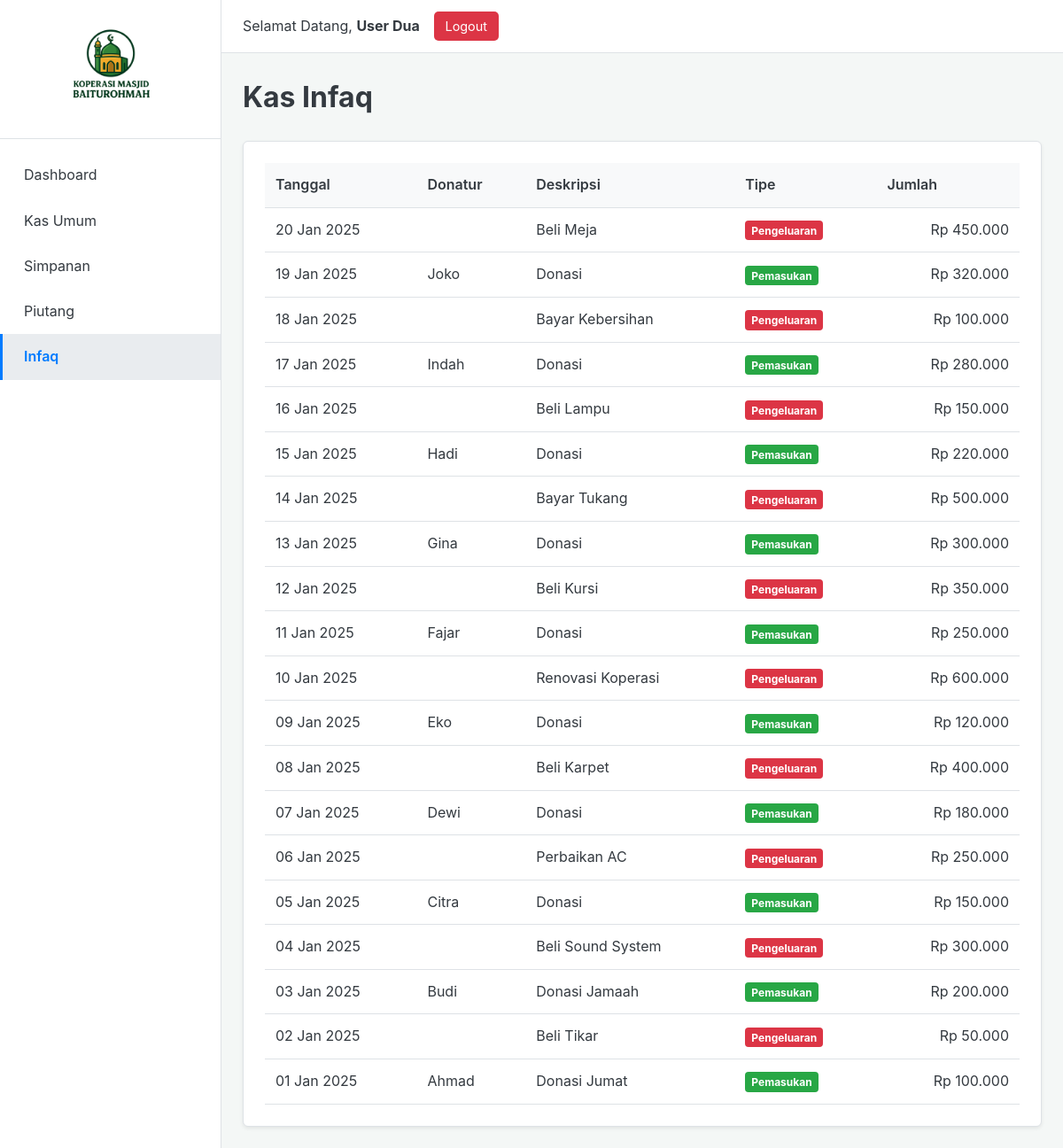
The page /index.php?page=infaq&error=unauthorized (signed in) on the database its author committed.
### tables this page shows
CREATE TABLE infaqs (
    id INT(11) PRIMARY KEY AUTO_INCREMENT,
    infaq_date DATE NOT NULL,
    description TEXT NOT NULL,
    donor_name VARCHAR(100) NULL,
    amount DECIMAL(15, 2) NOT NULL,
    type ENUM('pemasukan', 'pengeluaran') NOT NULL DEFAULT 'pemasukan',
    created_by_user_id INT(11) NULL,
    created_at TIMESTAMP DEFAULT CURRENT_TIMESTAMP,
    FOREIGN KEY (created_by_user_id) REFERENCES users(id) ON DELETE SET NULL
);

### models/Infaq.php (called while the page is built, shortened)
<?php
class Infaq {
    private $conn;
    private $table_name = "infaqs";
    public function __construct($db) {
        $this->conn = $db;
    }
    public function read() {
        $query = "SELECT id, infaq_date, description, donor_name, amount, type FROM " . $this->table_name . " ORDER BY infaq_date DESC, id DESC";
        $stmt = $this->conn->prepare($query);
        $stmt->execute();
        return $stmt;
    }
}

### pages/infaq.php (the view, shortened to what this page needs)
<?php
$infaq = new Infaq($db);
$stmt = $infaq->read();
$infaqs = $stmt->fetchAll(PDO::FETCH_ASSOC);
?>
<div class="page-header">
    <h1>Kas Infaq</h1>
</div>
<div class="card">
    <div class="card-body">
        <div class="table-responsive">
            <table>
                <thead>
                    <tr>
                        <th>Tanggal</th>
                        <th>Donatur</th>
                        <th>Deskripsi</th>
                        <th>Tipe</th>
                        <th>Jumlah</th>
                    </tr>
                </thead>
                <tbody>
                    <?php if (empty($infaqs)): ?>
                        <tr><td colspan="<?php echo isAdmin() ? '6' : '5'; ?>" style="text-align: center;">Tidak ada data infaq.</td></tr>
                    <?php else: ?>
                        <?php foreach ($infaqs as $row): ?>
                        <tr>
                            <td><?php echo date("d M Y", strtotime(htmlspecialchars($row['infaq_date']))); ?></td>
                            <td><?php echo htmlspecialchars($row['donor_name']); ?></td>
                            <td><?php echo htmlspecialchars($row['description']); ?></td>
                            <td>
                                <span class="badge <?php echo $row['type'] == 'pemasukan' ? 'badge-success' : 'badge-danger'; ?>">
                                    <?php echo htmlspecialchars(ucfirst($row['type'])); ?>
                                </span>
                            </td>
                            <td class="text-right"><?php echo "Rp " . number_format($row['amount'], 0, ',', '.'); ?></td>
                        </tr>
                        <?php endforeach; ?>
                    <?php endif; ?>
                </tbody>
            </table>
        </div>
    </div>
</div>

### assets/css/style.css (style rules this page uses)
:root { --primary-color: #007bff; --secondary-color: #6c757d; --success-color: #28a745; --danger-color: #dc3545; --warning-color: #ffc107; --light-color: #f8f9fa; --dark-color: #343a40; --bg-color: #f4f7f6; --sidebar-bg: #ffffff; --sidebar-width: 250px; --header-height: 60px; --border-color: #dee2e6; --card-shadow: 0 0.125rem 0.25rem rgba(0, 0, 0, 0.075); }
* { box-sizing: border-box; margin: 0; padding: 0; }
html { overflow-x: hidden; }
body { font-family: -apple-system, BlinkMacMacSystemFont, "Segoe UI", Roboto, "Helvetica Neue", Arial, sans-serif; background-color: var(--bg-color); color: var(--dark-color); line-height: 1.6; overflow-x: hidden; min-width: 320px; }
.page-header { display: flex; justify-content: space-between; align-items: center; margin-bottom: 1.5rem; }
.card { background-color: #fff; border: 1px solid var(--border-color); border-radius: 0.375rem; box-shadow: var(--card-shadow); }
.card-body { padding: 1.5rem; }
.table-responsive { width: 100%; overflow-x: auto; }
table { width: 100%; border-collapse: collapse; }
th, td { padding: 0.75rem; text-align: left; border-bottom: 1px solid var(--border-color); vertical-align: middle; }
th { background-color: var(--light-color); font-weight: 600; }
.text-right { text-align: right; }
.badge { padding: 0.3em 0.6em; font-size: 75%; font-weight: 700; border-radius: 0.25rem; color: #fff; }
.badge-success { background-color: var(--success-color); }
.badge-danger { background-color: var(--danger-color); }

### rows shown on the page
infaqs: infaq_date "20 Jan 2025", description "Beli Meja", type "Pengeluaran", amount "450.000"
infaqs: infaq_date "19 Jan 2025", donor_name "Joko", description "Donasi", type "Pemasukan", amount "320.000"
infaqs: infaq_date "18 Jan 2025", description "Bayar Kebersihan", type "Pengeluaran", amount "100.000"
infaqs: infaq_date "17 Jan 2025", donor_name "Indah", description "Donasi", type "Pemasukan", amount "280.000"
infaqs: infaq_date "16 Jan 2025", description "Beli Lampu", type "Pengeluaran", amount "150.000"
infaqs: infaq_date "15 Jan 2025", donor_name "Hadi", description "Donasi", type "Pemasukan", amount "220.000"
infaqs: infaq_date "14 Jan 2025", description "Bayar Tukang", type "Pengeluaran", amount "500.000"
infaqs: infaq_date "13 Jan 2025", donor_name "Gina", description "Donasi", type "Pemasukan", amount "300.000"
infaqs: infaq_date "12 Jan 2025", description "Beli Kursi", type "Pengeluaran", amount "350.000"
infaqs: infaq_date "11 Jan 2025", donor_name "Fajar", description "Donasi", type "Pemasukan", amount "250.000"
infaqs: infaq_date "10 Jan 2025", description "Renovasi Koperasi", type "Pengeluaran", amount "600.000"
infaqs: infaq_date "09 Jan 2025", donor_name "Eko", description "Donasi", type "Pemasukan", amount "120.000"
infaqs: infaq_date "08 Jan 2025", description "Beli Karpet", type "Pengeluaran", amount "400.000"
infaqs: infaq_date "07 Jan 2025", donor_name "Dewi", description "Donasi", type "Pemasukan", amount "180.000"
infaqs: infaq_date "06 Jan 2025", description "Perbaikan AC", type "Pengeluaran", amount "250.000"
infaqs: infaq_date "05 Jan 2025", donor_name "Citra", description "Donasi", type "Pemasukan", amount "150.000"
infaqs: infaq_date "04 Jan 2025", description "Beli Sound System", type "Pengeluaran", amount "300.000"
infaqs: infaq_date "03 Jan 2025", donor_name "Budi", description "Donasi Jamaah", type "Pemasukan", amount "200.000"
infaqs: infaq_date "02 Jan 2025", description "Beli Tikar", type "Pengeluaran", amount "50.000"
infaqs: infaq_date "01 Jan 2025", donor_name "Ahmad", description "Donasi Jumat", type "Pemasukan", amount "100.000"

### other values the page prints
$user_name "User Dua"
